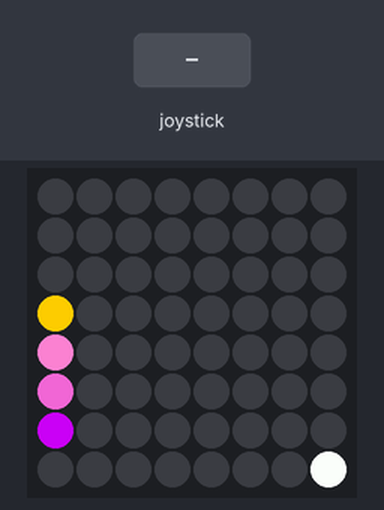
Bench run of a program on a simulated Raspberry Pi (BCM pin numbers) with a Sense HAT. Parts: the Sense HAT's 8×8 RGB LED matrix. The test bench sets the inputs (shaded band). Random numbers come from a fixed seed; the 64×8 strip is a reading aid, not a part: it shows the text the matrix is scrolling, unrolled, one strip-width of it at a time.

Above: at 1.2 s.
1.3 s: joystick pushed up
At 1.65 s:
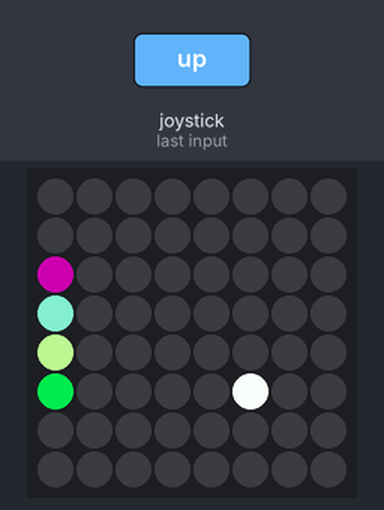
3.7 s: joystick pushed down
At 3.91 s:
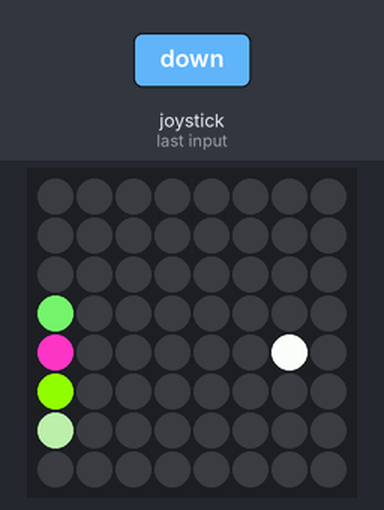
6.0 s: joystick pushed up
At 6.18 s:
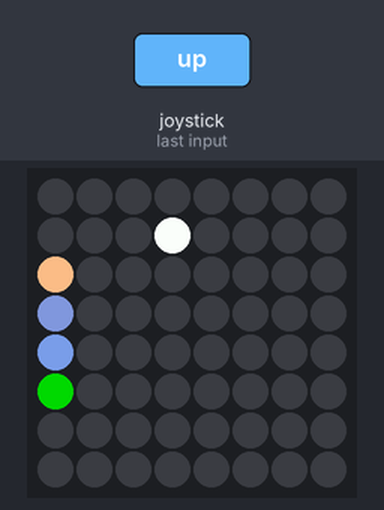
8.3 s: joystick pushed down
At 8.44 s:
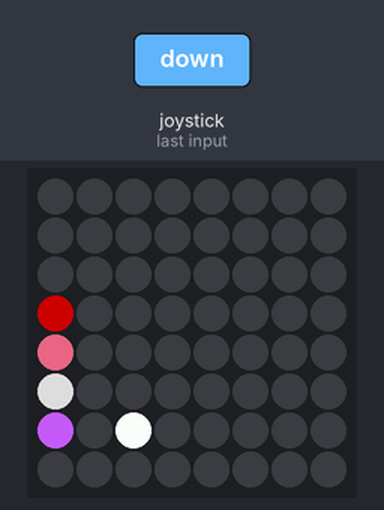
10.8 s: joystick pushed up
At 10.95 s:
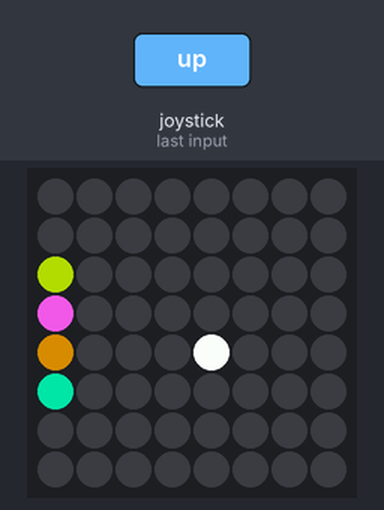
13.0 s: joystick pushed down
At 13.21 s:
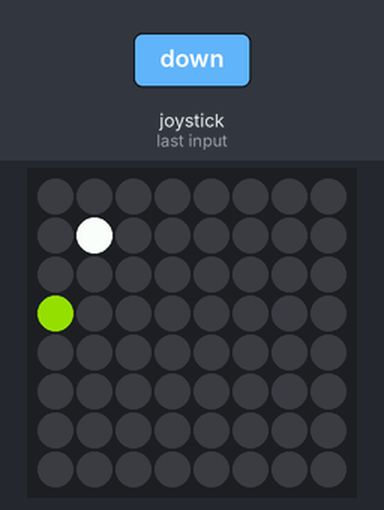

The program:

task5_ball.py
```python
from time import sleep
from sense_hat import SenseHat
from random import randint
sense = SenseHat()

ball_position = [3, 3]
ball_velocity = [1, 1]
bat_pos = 4
b=5
m=3

def random_colour():
  random_red = randint(0, 255)
  random_green = randint(0, 255)
  random_blue = randint(0, 255)
  return (random_red, random_green, random_blue)

def draw_bat():
  global m
  for n in range(-1,m):
      sense.set_pixel(0, bat_pos+n, random_colour())


def move_up(event):
  global bat_pos
  if bat_pos > 1 and event.action=='pressed':
    bat_pos -= 1

def move_down(event):
  global bat_pos
  global b
  if bat_pos < b and event.action=='pressed':
    bat_pos += 1

def draw_ball():
  global ball_position
  # Draws the ball pixel
  sense.set_pixel(ball_position[0], ball_position[1], 255, 255, 255)
  # Moves the ball to the next position
  ball_position[0] += ball_velocity[0]
  ball_position[1] += ball_velocity[1]


  if ball_position[1] == 0 or ball_position[1] == 7:
    ball_velocity[1] = -ball_velocity[1]

    global m

  if ball_position[0] == 7:
    ball_velocity[0] = -ball_velocity[0]


  elif  ball_position[0] == 0 :
    ball_velocity[0] = -ball_velocity[0]

    global b
    m= m-1
    b= b+1
    if m == -1:
      sense.show_message("GAME OVER", text_colour=random_colour(), back_colour=random_colour(), scroll_speed=0.2)

  if ball_position[0] == 1 and bat_pos-m+1 <= ball_position[1] <= bat_pos+m:
    ball_velocity[0] = -ball_velocity[0]


sense.stick.direction_up = move_up
sense.stick.direction_down = move_down


while True:
  sense.clear(0, 0, 0)
  draw_bat()
  draw_ball()
  sleep(0.25)
```
